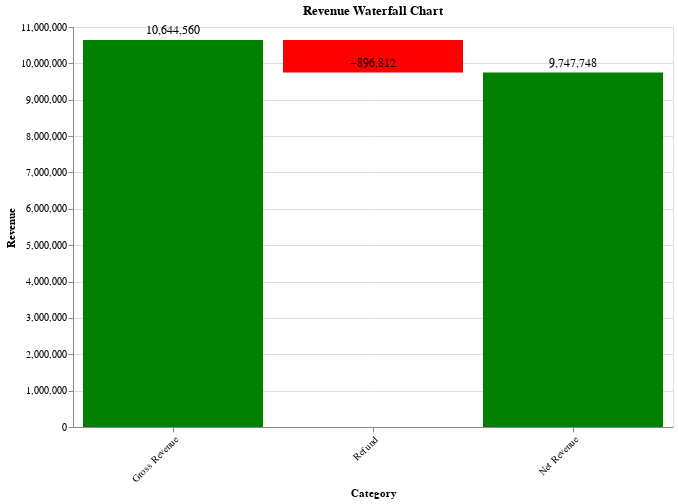

The notebook cell this image was saved under:
### Code cell
data = pd.read_csv('../data/processed/processed_data.csv')
plot_waterfall_chart(data)

### Figure 1 — Vega specification as saved in the notebook (floating-point values rounded to 4 significant figures)
{"$schema": "https://vega.github.io/schema/vega/v5.json", "data": [{"name": "source_0"}, {"name": "data_0"}, {"name": "data_1", "values": [{"Category": "Gross Revenue", "Color": "Increase", "End": 10640000.0, "Index": 0, "Start": 0.0, "Value": 10640000.0}, {"Category": "Refund", "Color": "Decrease", "End": 9748000.0, "Index": 1, "Start": 10640000.0, "Value": -896800.0}, {"Category": "Net Revenue", "Color": "Increase", "End": 9748000.0, "Index": 2, "Start": 0.0, "Value": 9748000.0}]}, {"name": "data_2", "values": [{"End": 10640000.0, "Index": 0, "Value": 10640000.0}, {"End": 9748000.0, "Index": 1, "Value": -896800.0}, {"End": 9748000.0, "Index": 2, "Value": 9748000.0}]}, {"name": "data_0_x_domain_Index_0", "values": [{"Index": 0}, {"Index": 1}, {"Index": 2}]}, {"name": "data_2_x_domain_Index_1", "values": [{"Index": 0}, {"Index": 1}, {"Index": 2}]}], "marks": [{"type": "rect", "name": "layer_0_marks", "from": {"data": "data_1"}, "encode": {"update": {"y": {"field": "Start", "scale": "y"}, "fill": {"field": "Color", "scale": "color"}, "y2": {"field": "End", "scale": "y"}, "width": {"signal": "max(0.25, bandwidth('x'))"}, "x": {"field": "Index", "scale": "x"}, "tooltip": {"signal": "{\"Category\": isValid(datum[\"Category\"]) ? datum[\"Category\"] : \"\"+datum[\"Category\"], \"Value\": format(datum[\"Value\"], \"\")}"}}}, "style": ["bar"]}, {"type": "text", "name": "layer_1_marks", "from": {"data": "data_2"}, "encode": {"update": {"fill": {"value": "black"}, "x": {"field": "Index", "scale": "x", "band": 0.5}, "fontSize": {"value": 12}, "align": {"value": "center"}, "dy": {"value": -10}, "text": {"signal": "format(datum[\"Value\"], \",.0f\")"}, "y": {"field": "End", "scale": "y"}, "baseline": {"value": "middle"}}}, "style": ["text"]}], "scales": [{"name": "x", "type": "band", "domain": {"fields": [{"data": "data_0_x_domain_Index_0", "field": "Index"}, {"data": "data_2_x_domain_Index_1", "field": "Index"}], "sort": true}, "range": [0, {"signal": "width"}], "paddingInner": 0.1, "paddingOuter": 0.05}, {"name": "y", "type": "linear", "domain": {"fields": [{"data": "data_1", "field": "Start"}, {"data": "data_1", "field": "End"}, {"data": "data_2", "field": "End"}]}, "range": [{"signal": "height"}, 0], "zero": true, "nice": true}, {"name": "color", "type": "ordinal", "domain": ["Increase", "Decrease"], "range": ["green", "red"]}], "axes": [{"scale": "y", "grid": true, "minExtent": 0, "aria": false, "orient": "left", "zindex": 0, "gridScale": "x", "labels": false, "domain": false, "tickCount": {"signal": "ceil(height/40)"}, "ticks": false, "maxExtent": 0}, {"scale": "x", "encode": {"labels": {"update": {"text": {"signal": "datum.value == 0 ? 'Gross Revenue' : datum.value == 1 ? 'Refund' : datum.value == 2 ? 'Net Revenue' : ''"}}}}, "grid": false, "labelAlign": "right", "zindex": 0, "labelBaseline": "top", "title": "Category", "labelAngle": 315, "orient": "bottom"}, {"scale": "y", "zindex": 0, "orient": "left", "grid": false, "title": "Revenue", "labelOverlap": true, "tickCount": {"signal": "ceil(height/40)"}}], "title": {"text": "Revenue Waterfall Chart", "frame": "group"}, "background": "white", "padding": 5, "width": 600, "height": 400, "style": "cell"}
